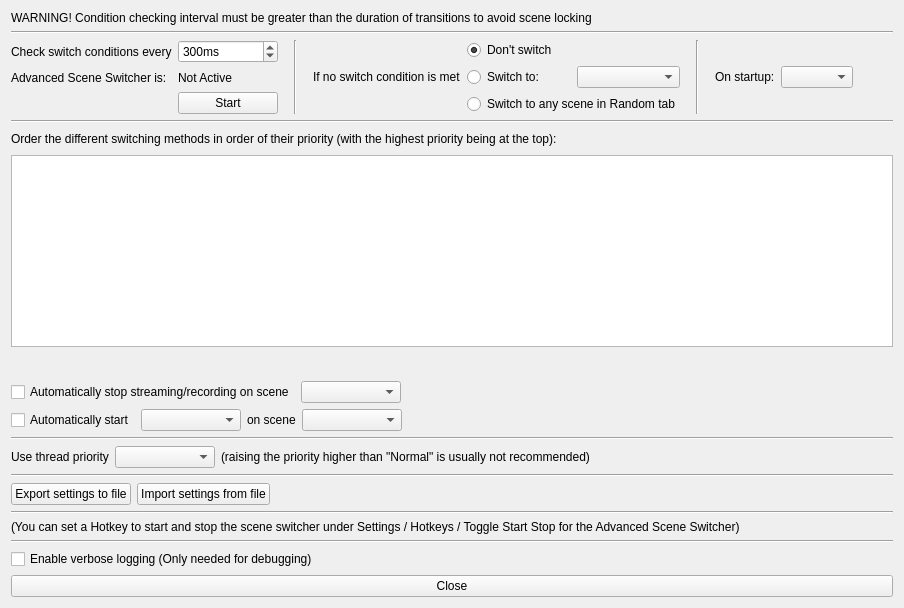
     <widget class="QWidget" name="generalTab">
      <attribute name="title">
       <string notr="true">General</string>
      </attribute>
      <layout class="QVBoxLayout" name="verticalLayout_2">
       <item>
        <layout class="QHBoxLayout" name="horizontalLayout_41">
         <item>
          <widget class="QLabel" name="label_63">
           <property name="text">
            <string>WARNING! Condition checking interval must be greater than the duration of transitions to avoid scene locking</string>
           </property>
          </widget>
         </item>
        </layout>
       </item>
       <item>
        <widget class="Line" name="line_6">
         <property name="orientation">
          <enum>Qt::Horizontal</enum>
         </property>
        </widget>
       </item>
       <item>
        <layout class="QGridLayout" name="gridLayout_4">
         <item row="0" column="2">
          <widget class="Line" name="line_13">
           <property name="orientation">
            <enum>Qt::Vertical</enum>
           </property>
          </widget>
         </item>
         <item row="0" column="10">
          <spacer name="horizontalSpacer_47">
           <property name="orientation">
            <enum>Qt::Horizontal</enum>
           </property>
           <property name="sizeHint" stdset="0">
            <size>
             <width>40</width>
             <height>20</height>
            </size>
           </property>
          </spacer>
         </item>
         <item row="0" column="5">
          <spacer name="horizontalSpacer_52">
           <property name="orientation">
            <enum>Qt::Horizontal</enum>
           </property>
           <property name="sizeType">
            <enum>QSizePolicy::Fixed</enum>
           </property>
           <property name="sizeHint" stdset="0">
            <size>
             <width>10</width>
             <height>0</height>
            </size>
           </property>
          </spacer>
         </item>
         <item row="0" column="0">
          <layout class="QGridLayout" name="gridLayout_2">
           <item row="2" column="1">
            <widget class="QPushButton" name="toggleStartButton">
             <property name="text">
              <string>Start</string>
             </property>
            </widget>
           </item>
           <item row="0" column="0">
            <widget class="QLabel" name="label_4">
             <property name="text">
              <string>Check switch conditions every</string>
             </property>
            </widget>
           </item>
           <item row="1" column="1">
            <widget class="QLabel" name="pluginRunningText">
             <property name="text">
              <string notr="true">Not Active</string>
             </property>
            </widget>
           </item>
           <item row="1" column="0">
            <widget class="QLabel" name="label_5">
             <property name="text">
              <string>Advanced Scene Switcher is:</string>
             </property>
            </widget>
           </item>
           <item row="0" column="1">
            <widget class="QSpinBox" name="checkInterval">
             <property name="minimumSize">
              <size>
               <width>100</width>
               <height>0</height>
              </size>
             </property>
             <property name="suffix">
              <string notr="true">ms</string>
             </property>
             <property name="minimum">
              <number>50</number>
             </property>
             <property name="maximum">
              <number>20000</number>
             </property>
             <property name="value">
              <number>300</number>
             </property>
            </widget>
           </item>
          </layout>
         </item>
         <item row="0" column="4">
          <layout class="QGridLayout" name="gridLayout">
           <item row="0" column="2">
            <layout class="QHBoxLayout" name="horizontalLayout_43">
             <item>
              <widget class="QRadioButton" name="noMatchDontSwitch">
               <property name="text">
                <string>Don't switch</string>
               </property>
               <property name="checked">
                <bool>true</bool>
               </property>
              </widget>
             </item>
            </layout>
           </item>
           <item row="2" column="2">
            <layout class="QHBoxLayout" name="horizontalLayout_45">
             <item>
              <widget class="QRadioButton" name="noMatchRandomSwitch">
               <property name="text">
                <string>Switch to any scene in Random tab</string>
               </property>
              </widget>
             </item>
            </layout>
           </item>
           <item row="1" column="2">
            <layout class="QHBoxLayout" name="horizontalLayout">
             <property name="leftMargin">
              <number>0</number>
             </property>
             <property name="topMargin">
              <number>0</number>
             </property>
             <property name="rightMargin">
              <number>0</number>
             </property>
             <property name="bottomMargin">
              <number>0</number>
             </property>
             <item>
              <widget class="QRadioButton" name="noMatchSwitch">
               <property name="text">
                <string>Switch to:</string>
               </property>
              </widget>
             </item>
             <item>
              <widget class="QComboBox" name="noMatchSwitchScene">
               <property name="enabled">
                <bool>true</bool>
               </property>
               <property name="minimumSize">
                <size>
                 <width>100</width>
                 <height>0</height>
                </size>
               </property>
              </widget>
             </item>
            </layout>
           </item>
           <item row="1" column="1">
            <layout class="QHBoxLayout" name="horizontalLayout_46">
             <item>
              <widget class="QLabel" name="label_2">
               <property name="sizePolicy">
                <sizepolicy hsizetype="Preferred" vsizetype="Preferred">
                 <horstretch>0</horstretch>
                 <verstretch>0</verstretch>
                </sizepolicy>
               </property>
               <property name="text">
                <string>If no switch condition is met</string>
               </property>
               <property name="alignment">
                <set>Qt::AlignLeading|Qt::AlignLeft|Qt::AlignVCenter</set>
               </property>
              </widget>
             </item>
            </layout>
           </item>
          </layout>
         </item>
         <item row="0" column="3">
          <spacer name="horizontalSpacer_46">
           <property name="orientation">
            <enum>Qt::Horizontal</enum>
           </property>
           <property name="sizeType">
            <enum>QSizePolicy::Fixed</enum>
           </property>
           <property name="sizeHint" stdset="0">
            <size>
             <width>10</width>
             <height>0</height>
            </size>
           </property>
          </spacer>
         </item>
         <item row="0" column="9">
          <widget class="QComboBox" name="startupBehavior"/>
         </item>
         <item row="0" column="1">
          <spacer name="horizontalSpacer">
           <property name="orientation">
            <enum>Qt::Horizontal</enum>
           </property>
           <property name="sizeType">
            <enum>QSizePolicy::Fixed</enum>
           </property>
           <property name="sizeHint" stdset="0">
            <size>
             <width>10</width>
             <height>0</height>
            </size>
           </property>
          </spacer>
         </item>
         <item row="0" column="7">
          <spacer name="horizontalSpacer_53">
           <property name="orientation">
            <enum>Qt::Horizontal</enum>
           </property>
           <property name="sizeType">
            <enum>QSizePolicy::Fixed</enum>
           </property>
           <property name="sizeHint" stdset="0">
            <size>
             <width>10</width>
             <height>0</height>
            </size>
           </property>
          </spacer>
         </item>
         <item row="0" column="6">
          <widget class="Line" name="line_18">
           <property name="orientation">
            <enum>Qt::Vertical</enum>
           </property>
          </widget>
         </item>
         <item row="0" column="8">
          <widget class="QLabel" name="label_64">
           <property name="text">
            <string>On startup:</string>
           </property>
          </widget>
         </item>
        </layout>
       </item>
       <item>
        <widget class="Line" name="line_8">
         <property name="orientation">
          <enum>Qt::Horizontal</enum>
         </property>
        </widget>
       </item>
       <item>
        <layout class="QHBoxLayout" name="horizontalLayout_31">
         <item>
          <widget class="QLabel" name="description">
           <property name="text">
            <string>Order the different switching methods in order of their priority (with the highest priority being at the top):</string>
           </property>
          </widget>
         </item>
         <item>
          <spacer name="horizontalSpacer_30">
           <property name="orientation">
            <enum>Qt::Horizontal</enum>
           </property>
           <property name="sizeHint" stdset="0">
            <size>
             <width>40</width>
             <height>20</height>
            </size>
           </property>
          </spacer>
         </item>
        </layout>
       </item>
       <item>
        <widget class="QListWidget" name="priorityList"/>
       </item>
       <item>
        <layout class="QHBoxLayout" name="horizontalLayout_32">
         <item>
          <widget class="QPushButton" name="priorityUp">
           <property name="maximumSize">
            <size>
             <width>22</width>
             <height>22</height>
            </size>
           </property>
           <property name="icon">
            <iconset>
             <normaloff>../../../forms/images/up.png</normaloff>../../../forms/images/up.png</iconset>
           </property>
           <property name="flat">
            <bool>true</bool>
           </property>
           <property name="themeID" stdset="0">
            <string notr="true">upArrowIconSmall</string>
           </property>
          </widget>
         </item>
         <item>
          <widget class="QPushButton" name="priorityDown">
           <property name="maximumSize">
            <size>
             <width>22</width>
             <height>22</height>
            </size>
           </property>
           <property name="icon">
            <iconset>
             <normaloff>../../../forms/images/down.png</normaloff>../../../forms/images/down.png</iconset>
           </property>
           <property name="flat">
            <bool>true</bool>
           </property>
           <property name="themeID" stdset="0">
            <string notr="true">downArrowIconSmall</string>
           </property>
          </widget>
         </item>
         <item>
          <spacer name="horizontalSpacer_31">
           <property name="orientation">
            <enum>Qt::Horizontal</enum>
           </property>
           <property name="sizeHint" stdset="0">
            <size>
             <width>40</width>
             <height>20</height>
            </size>
           </property>
          </spacer>
         </item>
        </layout>
       </item>
       <item>
        <layout class="QHBoxLayout" name="horizontalLayout_33">
         <item>
          <widget class="QCheckBox" name="autoStopSceneCheckBox">
           <property name="text">
            <string>Automatically stop streaming/recording on scene</string>
           </property>
          </widget>
         </item>
         <item>
          <widget class="QComboBox" name="autoStopScenes">
           <property name="sizePolicy">
            <sizepolicy hsizetype="Maximum" vsizetype="Fixed">
             <horstretch>0</horstretch>
             <verstretch>0</verstretch>
            </sizepolicy>
           </property>
           <property name="minimumSize">
            <size>
             <width>100</width>
             <height>0</height>
            </size>
           </property>
          </widget>
         </item>
         <item>
          <spacer name="horizontalSpacer_19">
           <property name="orientation">
            <enum>Qt::Horizontal</enum>
           </property>
           <property name="sizeHint" stdset="0">
            <size>
             <width>40</width>
             <height>20</height>
            </size>
           </property>
          </spacer>
         </item>
        </layout>
       </item>
       <item>
        <layout class="QHBoxLayout" name="horizontalLayout_50">
         <item>
          <widget class="QCheckBox" name="autoStartSceneCheckBox">
           <property name="text">
            <string>Automatically start</string>
           </property>
          </widget>
         </item>
         <item>
          <widget class="QComboBox" name="autoStartType">
           <property name="sizePolicy">
            <sizepolicy hsizetype="Maximum" vsizetype="Fixed">
             <horstretch>0</horstretch>
             <verstretch>0</verstretch>
            </sizepolicy>
           </property>
           <property name="minimumSize">
            <size>
             <width>100</width>
             <height>0</height>
            </size>
           </property>
          </widget>
         </item>
         <item>
          <widget class="QLabel" name="label_65">
           <property name="text">
            <string>on scene</string>
           </property>
          </widget>
         </item>
         <item>
          <widget class="QComboBox" name="autoStartScenes">
           <property name="sizePolicy">
            <sizepolicy hsizetype="Maximum" vsizetype="Fixed">
             <horstretch>0</horstretch>
             <verstretch>0</verstretch>
            </sizepolicy>
           </property>
           <property name="minimumSize">
            <size>
             <width>100</width>
             <height>0</height>
            </size>
           </property>
          </widget>
         </item>
         <item>
          <spacer name="horizontalSpacer_55">
           <property name="orientation">
            <enum>Qt::Horizontal</enum>
           </property>
           <property name="sizeHint" stdset="0">
            <size>
             <width>40</width>
             <height>20</height>
            </size>
           </property>
          </spacer>
         </item>
        </layout>
       </item>
       <item>
        <widget class="Line" name="line_10">
         <property name="orientation">
          <enum>Qt::Horizontal</enum>
         </property>
        </widget>
       </item>
       <item>
        <layout class="QHBoxLayout" name="horizontalLayout_49">
         <item>
          <widget class="QLabel" name="label_56">
           <property name="text">
            <string>Use thread priority</string>
           </property>
          </widget>
         </item>
         <item>
          <widget class="QComboBox" name="threadPriority">
           <property name="sizePolicy">
            <sizepolicy hsizetype="Maximum" vsizetype="Fixed">
             <horstretch>0</horstretch>
             <verstretch>0</verstretch>
            </sizepolicy>
           </property>
           <property name="minimumSize">
            <size>
             <width>100</width>
             <height>0</height>
            </size>
           </property>
          </widget>
         </item>
         <item>
          <widget class="QLabel" name="label_57">
           <property name="text">
            <string>(raising the priority higher than &quot;Normal&quot; is usually not recommended)</string>
           </property>
          </widget>
         </item>
         <item>
          <spacer name="horizontalSpacer_41">
           <property name="orientation">
            <enum>Qt::Horizontal</enum>
           </property>
           <property name="sizeHint" stdset="0">
            <size>
             <width>40</width>
             <height>20</height>
            </size>
           </property>
          </spacer>
         </item>
        </layout>
       </item>
       <item>
        <widget class="Line" name="line_7">
         <property name="orientation">
          <enum>Qt::Horizontal</enum>
         </property>
        </widget>
       </item>
       <item>
        <layout class="QHBoxLayout" name="horizontalLayout_47">
         <item>
          <widget class="QPushButton" name="exportSettings">
           <property name="text">
            <string>Export settings to file</string>
           </property>
          </widget>
         </item>
         <item>
          <widget class="QPushButton" name="importSettings">
           <property name="text">
            <string>Import settings from file</string>
           </property>
          </widget>
         </item>
         <item>
          <spacer name="horizontalSpacer_48">
           <property name="orientation">
            <enum>Qt::Horizontal</enum>
           </property>
           <property name="sizeHint" stdset="0">
            <size>
             <width>40</width>
             <height>20</height>
            </size>
           </property>
          </spacer>
         </item>
        </layout>
       </item>
       <item>
        <widget class="Line" name="line_15">
         <property name="orientation">
          <enum>Qt::Horizontal</enum>
         </property>
        </widget>
       </item>
       <item>
        <widget class="QLabel" name="label_13">
         <property name="text">
          <string>(You can set a Hotkey to start and stop the scene switcher under Settings / Hotkeys / Toggle Start Stop for the Advanced Scene Switcher)</string>
         </property>
        </widget>
       </item>
       <item>
        <widget class="Line" name="line_14">
         <property name="orientation">
          <enum>Qt::Horizontal</enum>
         </property>
        </widget>
       </item>
       <item>
        <layout class="QHBoxLayout" name="horizontalLayout_48">
         <item>
          <widget class="QCheckBox" name="verboseLogging">
           <property name="text">
            <string>Enable verbose logging (Only needed for debugging)</string>
           </property>
          </widget>
         </item>
         <item>
          <spacer name="horizontalSpacer_49">
           <property name="orientation">
            <enum>Qt::Horizontal</enum>
           </property>
           <property name="sizeHint" stdset="0">
            <size>
             <width>40</width>
             <height>20</height>
            </size>
           </property>
          </spacer>
         </item>
        </layout>
       </item>
       <item>
        <widget class="QPushButton" name="close">
         <property name="text">
          <string>Close</string>
         </property>
        </widget>
       </item>
      </layout>
     </widget>
